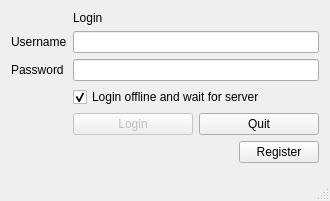
<?xml version="1.0" encoding="UTF-8"?>
<ui version="4.0">
 <class>MainWindowClass</class>
 <widget class="QMainWindow" name="MainWindowClass">
  <property name="geometry">
   <rect>
    <x>0</x>
    <y>0</y>
    <width>330</width>
    <height>201</height>
   </rect>
  </property>
  <property name="minimumSize">
   <size>
    <width>330</width>
    <height>175</height>
   </size>
  </property>
  <property name="maximumSize">
   <size>
    <width>330</width>
    <height>201</height>
   </size>
  </property>
  <property name="windowTitle">
   <string>Login</string>
  </property>
  <property name="toolButtonStyle">
   <enum>Qt::ToolButtonIconOnly</enum>
  </property>
  <widget class="QWidget" name="centralWidget">
   <layout class="QFormLayout" name="formLayout">
    <item row="1" column="1">
     <widget class="QLineEdit" name="usernameLineEdit">
      <property name="text">
       <string/>
      </property>
     </widget>
    </item>
    <item row="1" column="0">
     <widget class="QLabel" name="usernameLabel">
      <property name="text">
       <string>Username</string>
      </property>
     </widget>
    </item>
    <item row="2" column="0">
     <widget class="QLabel" name="passwordLabel">
      <property name="text">
       <string>Password</string>
      </property>
     </widget>
    </item>
    <item row="0" column="1">
     <widget class="QLabel" name="titleLabel">
      <property name="text">
       <string>Login</string>
      </property>
     </widget>
    </item>
    <item row="2" column="1">
     <widget class="QLineEdit" name="passwordLineEdit">
      <property name="text">
       <string/>
      </property>
      <property name="echoMode">
       <enum>QLineEdit::Password</enum>
      </property>
     </widget>
    </item>
    <item row="4" column="1">
     <layout class="QHBoxLayout" name="horizontalLayout">
      <item>
       <widget class="QPushButton" name="loginButton">
        <property name="enabled">
         <bool>false</bool>
        </property>
        <property name="text">
         <string>Login</string>
        </property>
       </widget>
      </item>
      <item>
       <widget class="QPushButton" name="quitButton">
        <property name="text">
         <string>Quit</string>
        </property>
       </widget>
      </item>
     </layout>
    </item>
    <item row="5" column="1">
     <layout class="QHBoxLayout" name="horizontalLayout_2">
      <item>
       <spacer name="horizontalSpacer">
        <property name="orientation">
         <enum>Qt::Horizontal</enum>
        </property>
        <property name="sizeHint" stdset="0">
         <size>
          <width>40</width>
          <height>20</height>
         </size>
        </property>
       </spacer>
      </item>
      <item>
       <widget class="QPushButton" name="registerButton">
        <property name="sizePolicy">
         <sizepolicy hsizetype="Fixed" vsizetype="Fixed">
          <horstretch>0</horstretch>
          <verstretch>0</verstretch>
         </sizepolicy>
        </property>
        <property name="text">
         <string>Register</string>
        </property>
       </widget>
      </item>
     </layout>
    </item>
    <item row="3" column="1">
     <widget class="QCheckBox" name="waitForServer">
      <property name="text">
       <string>Login offline and wait for server</string>
      </property>
      <property name="checked">
       <bool>true</bool>
      </property>
     </widget>
    </item>
   </layout>
  </widget>
  <widget class="QStatusBar" name="statusBar"/>
 </widget>
 <layoutdefault spacing="6" margin="11"/>
 <resources>
  <include location="mainWindow.qrc"/>
 </resources>
 <connections/>
</ui>
